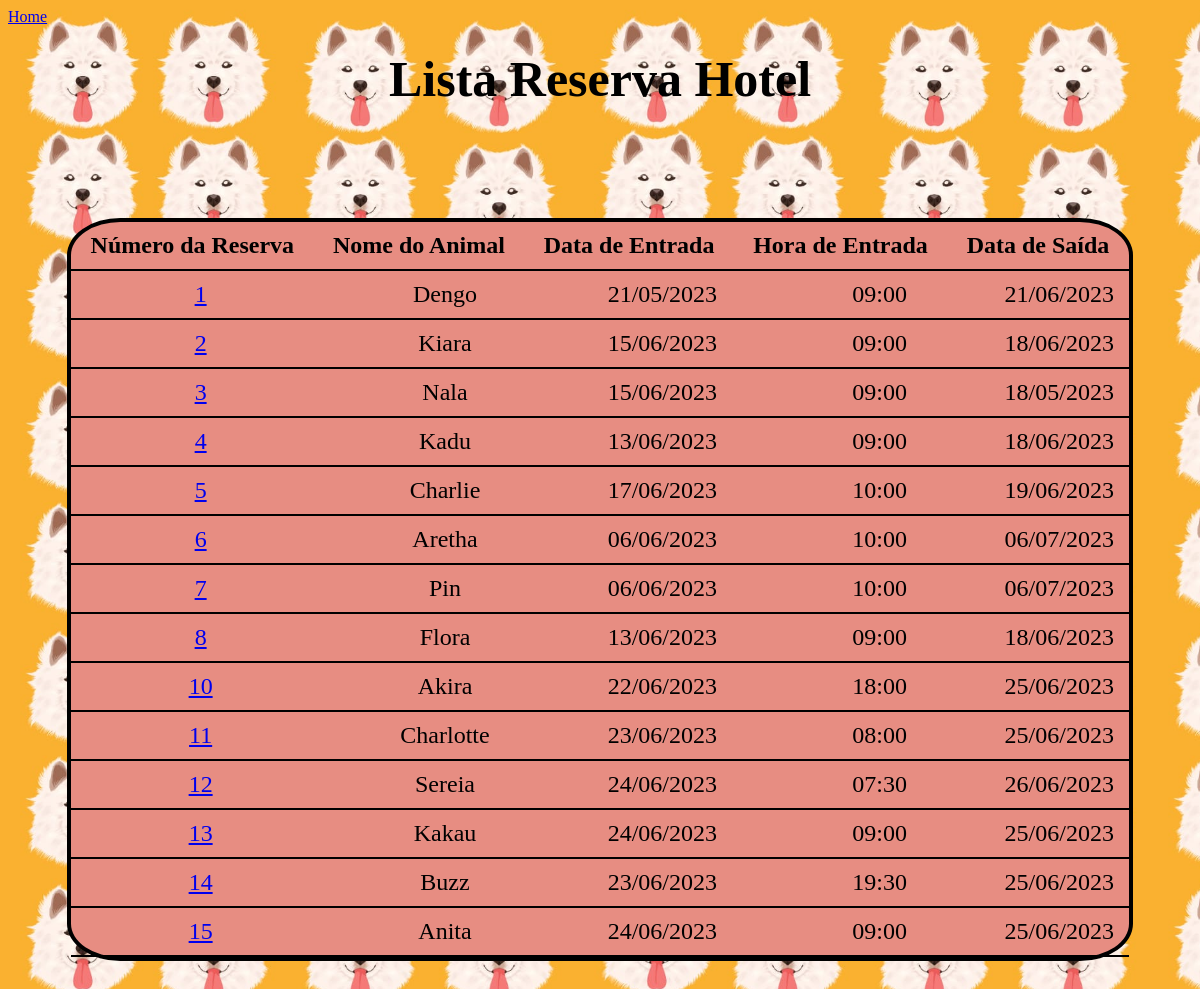
The page /lista_reservas/ (signed in) on the database its author committed.
### hotel/models.py (models this page shows, shortened)
class Reserva(models.Model):
    pet = models.ForeignKey(FichaDog, on_delete=models.CASCADE)
    num_reserva = models.IntegerField(primary_key=True, editable=False)
    data_entrada = models.DateField()
    data_saida = models.DateField()
    hora_entrada = models.TimeField()
    usuario  = models.ForeignKey(User, on_delete=models.CASCADE)
    HORARIO_CHOICES = (('2x_dia', 'Duas vezes por dia'),('3x_dia', 'Três vezes por dia'),('personalizado', 'Horário personalizado'),)
    horario_alimentacao = models.CharField(max_length=20, choices=HORARIO_CHOICES)
    horario_personalizado = models.CharField(max_length=20, blank=True, null=True)
    instrucoes_medicamentos = models.CharField(max_length=100, blank=True, null=True)
    ACEITAR_CHOICES = (('Sim', 'Duas vezes por dia'),('3x_dia', 'Três vezes por dia'),('personalizado', 'Horário personalizado'),)
    autorizacao_para_cuidados_medicos = models.BooleanField(default=False, choices=[(False, 'Não'), (True, 'Sim')])
    servicos_adicionais = models.ForeignKey('hotel.ServicosAdicionais', blank=True,null=True, on_delete=models.CASCADE)
    pago = models.BooleanField(default=False, null=True, choices=[(False, 'Não'), (True, 'Sim')])
    class Meta:
            db_table = 'Reserva_Hotel'

### ficha/models.py (models this page shows, shortened)
class FichaDog(models.Model):
    nome = models.CharField(max_length=100, primary_key=True)
    raca = models.CharField(max_length=100)
    data_de_nascimento =  models.DateField()
    sexo = models.CharField(max_length=1, choices=(('M', 'Macho'), ('F', 'Fêmea')))
    peso = models.DecimalField(max_digits=5, decimal_places=2)
    tipo_alimentacao = models.CharField(max_length=100)
    restricoes_alimentares = models.CharField(max_length=100, blank=True, null=True)
    nome_tutor = models.CharField(max_length=100,blank=True)
    contato_tutor = models.CharField(max_length=100)
    cpf_tutor = models.CharField(max_length=14)
    endereco = models.CharField(max_length=100,blank=True, null=True)
    veterinario = models.CharField(max_length=100,blank=True, null=True)
    observacoes = models.TextField(blank=True, null=True)
    data = models.DateTimeField(auto_now_add=True)
    class Meta:
            db_table = 'Ficha_Dog'

### hotel/views.py (the view)
# urls.py: path('lista_reservas/', views.reserva_list, name='lista_reserva'),
@login_required(login_url="/auth/login/")
def reserva_list(request):
    hoje = date.today()  # obtém a data atual
    reservas = Reserva.objects.filter(pago=False)
    context = {
        'reservas': reservas
    }
    return render(request, 'lista_reservas.html', context)

### hotel/templates/lista_reservas.html (shortened to what this page needs)
<!DOCTYPE html>
<html>
  <head>
    {% load static %}
    <link rel="stylesheet" type="text/css" href="{% static 'css/style_lista_reserva2.css' %}">
  </head>
  <body>
    <table class="form">
      <a href="{% url 'home' %}">Home</a>
      <h1>Lista    Reserva Hotel</h1>
        <thead class="legenda">
          <tr class="tr">
            <th>Número da Reserva</th>
            <th>Nome do Animal</th>
            <th>Data de Entrada</th>
            <th>Hora de Entrada</th>
            <th>Data de Saída</th>
          </tr>
        </thead>
        <br>
        <tbody>
          {% for reserva in reservas %}
          <tr>
            <td class='num'><a href="{% url 'caixa:caixa' num_reserva=reserva.pk %}" class="btn btn-primary">{{ reserva.num_reserva }}</td>
            <td class='nome'>{{ reserva.pet.nome}}</td>
            <td class='data'>{{ reserva.data_entrada |date:"d/m/Y"}}</td>
            <td class='entrada'>{{ reserva.hora_entrada }}</td>
            <td class='saida'>{{ reserva.data_saida |date:"d/m/Y"}}</td>
          </tr>
          {% endfor %}
        </tbody>
    </table>
  </body>
</html>

### static/css/style_lista_reserva2.css (style rules this page uses)
body { background-image: url('/static/img/fundo.jpeg'); text-decoration: none; background-size: contain; }
.form { height: auto; border: 4px solid black; width: 90%; margin-left: 5%; margin-top: 5%; margin-bottom: 5%; background-color: rgb(231, 141, 130); border-radius: 5%; font-size: x-large; display: flex; flex-direction: column ; }
th, td { border-bottom: 2px solid black; padding: 10px; flex-grow: 1; }
th:first-child, td:first-child { width: 18 0px; }
th:not(:first-child), td:not(:first-child) { flex-grow: 1; }
tr { display: flex; flex-direction: row; align-items: center; justify-content: center; }
.nome { width: 205px; text-align: center; }
.num { width: 234px; text-align: center; }
.data { width: 180px; text-align: center; }
.entrada { width: 205px; text-align: center; }
h1 { text-align: center; margin-top: 2%; font-size: 50px; }

### rows shown on the page
Reserva: num_reserva "1", pet.nome "Dengo", data_entrada "21/05/2023", hora_entrada "09:00", data_saida "21/06/2023"
Reserva: num_reserva "2", pet.nome "Kiara", data_entrada "15/06/2023", hora_entrada "09:00", data_saida "18/06/2023"
Reserva: num_reserva "3", pet.nome "Nala", data_entrada "15/06/2023", hora_entrada "09:00", data_saida "18/05/2023"
Reserva: num_reserva "4", pet.nome "Kadu", data_entrada "13/06/2023", hora_entrada "09:00", data_saida "18/06/2023"
Reserva: num_reserva "5", pet.nome "Charlie", data_entrada "17/06/2023", hora_entrada "10:00", data_saida "19/06/2023"
Reserva: num_reserva "6", pet.nome "Aretha", data_entrada "06/06/2023", hora_entrada "10:00", data_saida "06/07/2023"
Reserva: num_reserva "7", pet.nome "Pin", data_entrada "06/06/2023", hora_entrada "10:00", data_saida "06/07/2023"
Reserva: num_reserva "8", pet.nome "Flora", data_entrada "13/06/2023", hora_entrada "09:00", data_saida "18/06/2023"
Reserva: num_reserva "10", pet.nome "Akira", data_entrada "22/06/2023", hora_entrada "18:00", data_saida "25/06/2023"
Reserva: num_reserva "11", pet.nome "Charlotte", data_entrada "23/06/2023", hora_entrada "08:00", data_saida "25/06/2023"
Reserva: num_reserva "12", pet.nome "Sereia", data_entrada "24/06/2023", hora_entrada "07:30", data_saida "26/06/2023"
Reserva: num_reserva "13", pet.nome "Kakau", data_entrada "24/06/2023", hora_entrada "09:00", data_saida "25/06/2023"
Reserva: num_reserva "14", pet.nome "Buzz", data_entrada "23/06/2023", hora_entrada "19:30", data_saida "25/06/2023"
Reserva: num_reserva "15", pet.nome "Anita", data_entrada "24/06/2023", hora_entrada "09:00", data_saida "25/06/2023"
